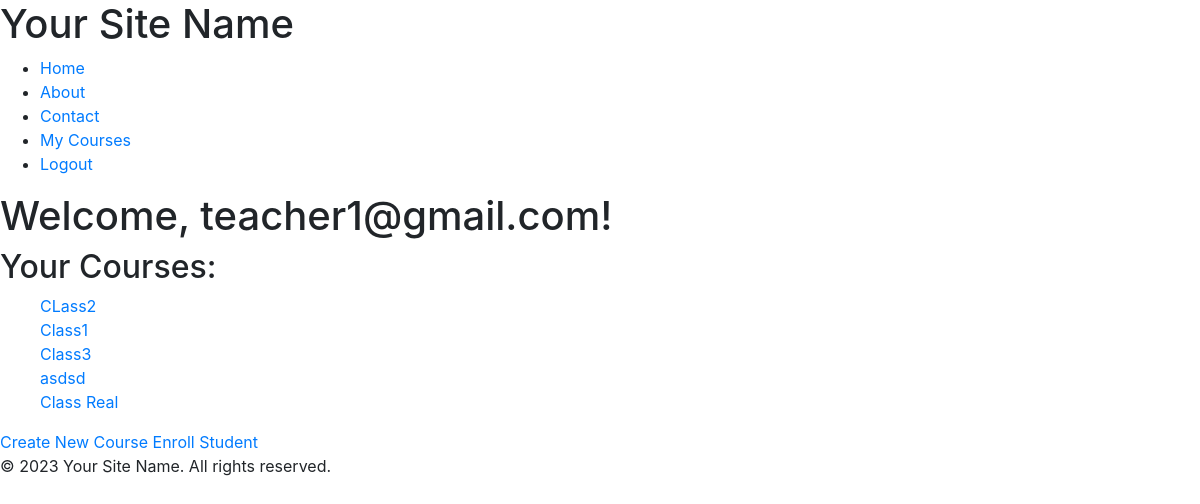
The page /users/dashboard/ (signed in) on the database as committed earlier.
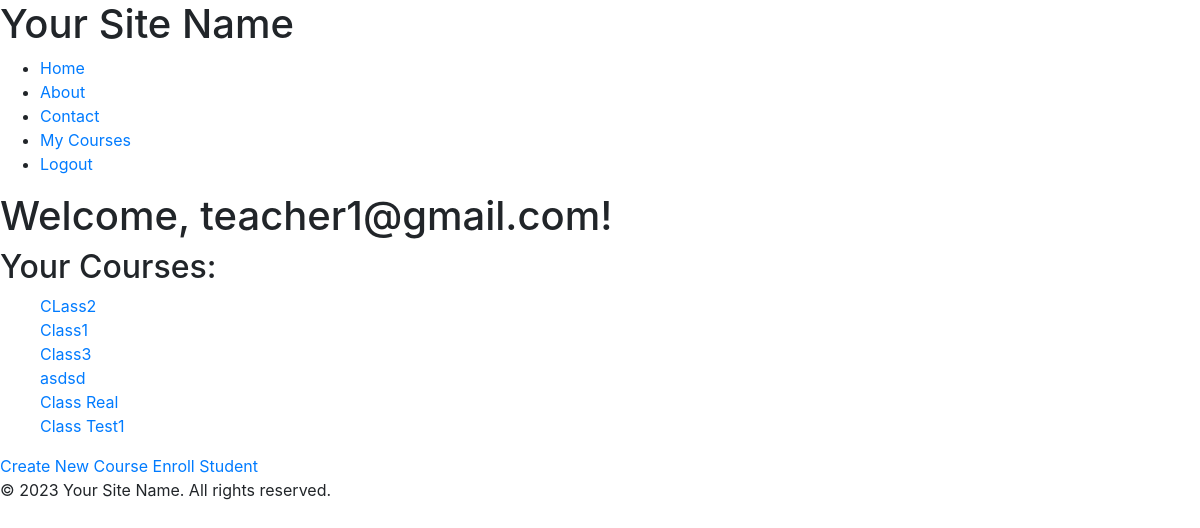
The same page on the database as committed later.
### courses/models.py (models this page shows, shortened)
class Course(models.Model):
    name = models.CharField(max_length=200, db_index=True)
    description = models.TextField(blank=True, null=True)
    teacher = models.ForeignKey('teachers.Teacher', on_delete=models.CASCADE, default=default_teacher)  # Updated this line
    students = models.ManyToManyField(CustomUser, related_name="courses_enrolled", blank=True)

### users/views.py (the view)
# urls.py: path('dashboard/', views.student_dashboard, name='student_dashboard'),
@login_required
def dashboard(request):
    if request.user.user_type == 'student':
        return student_dashboard(request)
    elif request.user.user_type == 'teacher':
        return teacher_dashboard(request)

### teachers/views.py (called while the page is built)
@login_required
def teacher_dashboard(request):
    teacher = get_object_or_404(Teacher, user=request.user)
    courses = Course.objects.filter(teacher=teacher)
    return render(
        request,
        'teachers/teacher_dashboard.html',
        {'courses': courses}
    )

### teachers/templates/teachers/teacher_dashboard.html
{% extends "base.html" %}
{% block content %}
<h1>Welcome, {{ request.user.email }}!</h1>
<h2>Your Courses:</h2>
<ul>
    {% for course in courses %}
    <a href="{% url 'teachers:course_detail' course.id %}">{{ course.name }}</a><br>
    {% endfor %}
</ul>
<a href="{% url 'courses:create_course' %}">Create New Course</a>
<a href="{% url 'teachers:enroll_student_step1' %}">Enroll Student</a>
{% endblock %}

Rows that differ between the two databases and show on the page:
added Course: name "Class Test1"
